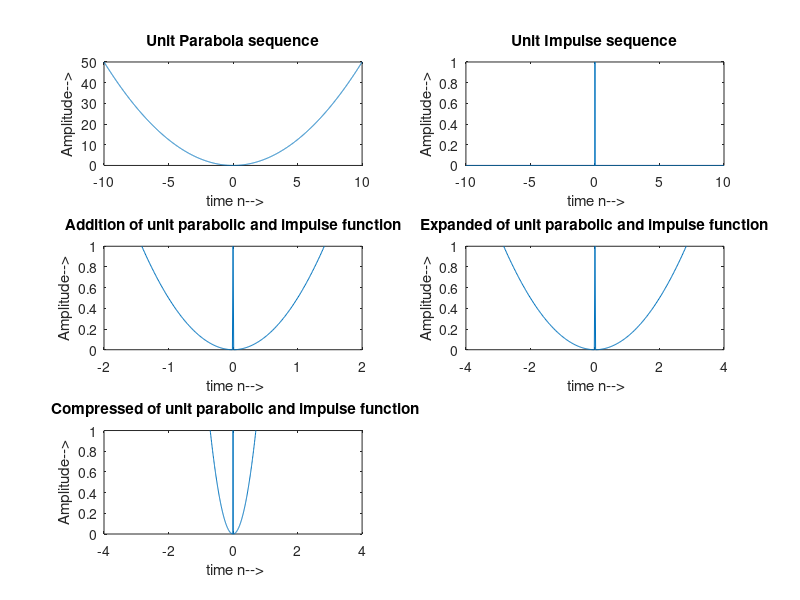

Source code (MATLAB):
clear all;
clc;
t=-10:.01:10;
parabola=.5*(t.^2);
subplot(3,2,1);
plot(t,parabola);
xlabel(' time n-->');
ylabel('Amplitude-->');
title('Unit Parabola sequence');


for i=1:length(t)
    if t(i)<0
        y(i)=0;
    else if t(i)==0
         y(i) = 1;
        else if t(i)>0
                y(i)=0;
            end
        end
    end
end

subplot(3,2,2);
plot(t,y);
xlabel(' time n-->');
ylabel('Amplitude-->');
title('Unit Impulse sequence');

for i=1:length(y)
    add(i) = parabola(i)+y(i);
end


subplot(3,2,3);
plot(t,add);
xlabel(' time n-->');
ylabel('Amplitude-->');
axis([-2 2 0 1]);
title('Addition of unit parabolic and impulse function');

subplot(3,2,4);
plot(2*t,add);
xlabel(' time n-->');
ylabel('Amplitude-->');
axis([-4 4 0 1]);
title('Expanded of unit parabolic and impulse function');

subplot(3,2,5);
plot(t/2,add);
xlabel(' time n-->');
ylabel('Amplitude-->');
axis([-4 4 0 1]);
title(' Compressed of unit parabolic and impulse function');
